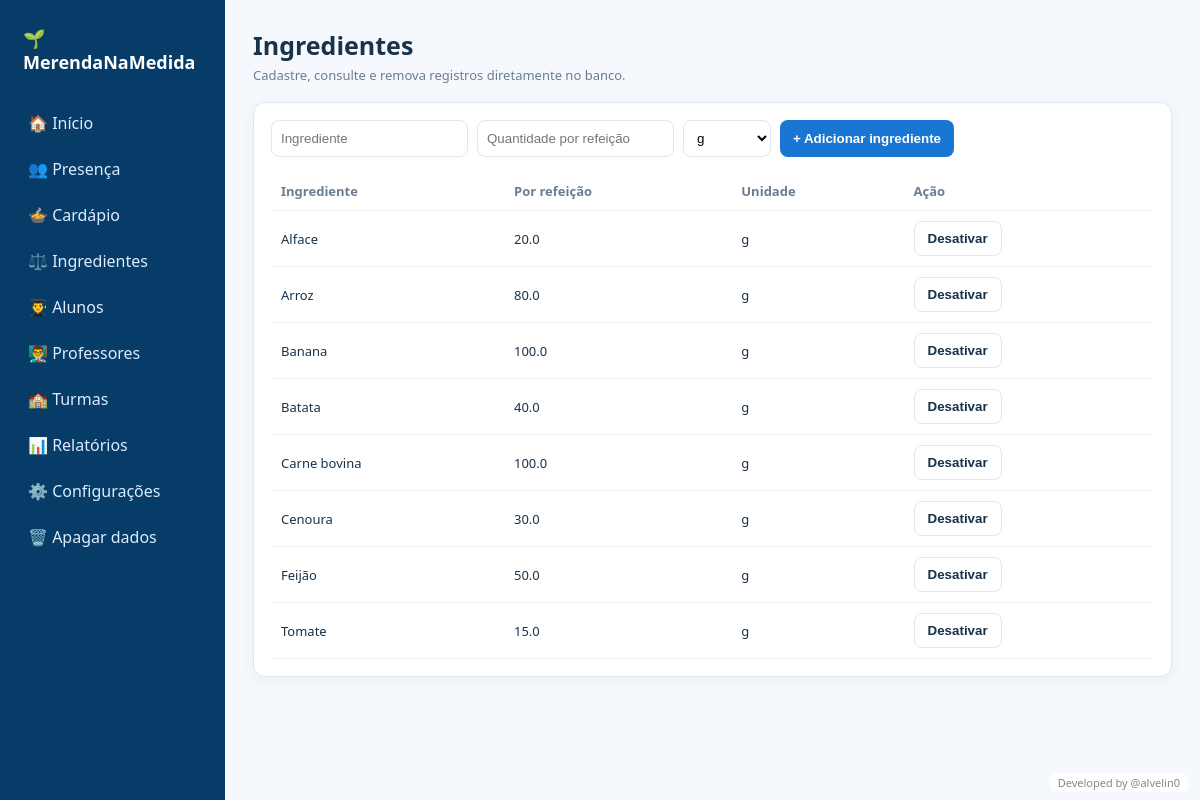
Screenshot of /ingredientes with the database file from the repository.
### tables this page shows
CREATE TABLE ingredientes (
        id INTEGER PRIMARY KEY AUTOINCREMENT,
        nome TEXT NOT NULL UNIQUE,
        quantidade_por_refeicao REAL NOT NULL,
        unidade TEXT NOT NULL DEFAULT 'g',
        ativo INTEGER NOT NULL DEFAULT 1
    );

### app.py (the view, shortened to what this page needs)
@app.route("/ingredientes", methods=["GET","POST"])
def ingredientes():
    conn = get_db()
    rows = conn.execute("SELECT * FROM ingredientes WHERE ativo=1 ORDER BY nome").fetchall()
    conn.close()
    return render_template("crud.html", title="Ingredientes", kind="ingredientes", rows=rows)

### app.py (called while the page is built)
def get_db():
    conn = sqlite3.connect(DB)
    conn.row_factory = sqlite3.Row
    conn.execute("PRAGMA foreign_keys = ON")
    return conn

### templates/crud.html
{% extends "layout.html" %}{% block content %}
<div class="top"><div><h1>{{title}}</h1><div class="muted">Cadastre, consulte e remova registros diretamente no banco.</div></div></div>
<div class="card">
<form method="post" class="form">
{% if kind=="alunos" %}<input name="nome" placeholder="Nome do aluno" required><select name="turma_id" required>{% for c in classes %}<option value="{{c.id}}">{{c.nome}}</option>{% endfor %}</select><button class="btn">+ Adicionar aluno</button>
{% elif kind=="turmas" %}<input name="nome" placeholder="Nome da turma" required><input name="serie" placeholder="Ano/Série" required><button class="btn">+ Adicionar turma</button>
{% elif kind=="professores" %}<input name="nome" placeholder="Nome do professor" required><button class="btn">+ Adicionar professor</button>
{% elif kind=="ingredientes" %}<input name="nome" placeholder="Ingrediente" required><input type="number" step="0.01" name="quantidade" placeholder="Quantidade por refeição" required><select name="unidade"><option>g</option><option>ml</option><option>unidade</option></select><button class="btn">+ Adicionar ingrediente</button>{% endif %}
</form>
<table class="table"><thead><tr>{% if kind=="alunos" %}<th>Nome</th><th>Turma</th>{% elif kind=="turmas" %}<th>Turma</th><th>Série</th>{% elif kind=="professores" %}<th>Nome</th>{% else %}<th>Ingrediente</th><th>Por refeição</th><th>Unidade</th>{% endif %}<th>Ação</th></tr></thead><tbody>
{% for r in rows %}<tr>{% if kind=="alunos" %}<td>{{r.nome}}</td><td>{{r.turma}}</td><td>{% set path="/alunos/" ~ r.id ~ "/excluir" %}<form method="post" action="{{path}}"><button class="btn gray">Desativar</button></form></td>
{% elif kind=="turmas" %}<td>{{r.nome}}</td><td>{{r.serie}}</td><td><form method="post" action="/turmas/{{r.id}}/excluir"><button class="btn gray">Desativar</button></form></td>
{% elif kind=="professores" %}<td>{{r.nome}}</td><td><form method="post" action="/professores/{{r.id}}/excluir"><button class="btn gray">Desativar</button></form></td>
{% else %}<td>{{r.nome}}</td><td>{{r.quantidade_por_refeicao}}</td><td>{{r.unidade}}</td><td><form method="post" action="/ingredientes/{{r.id}}/excluir"><button class="btn gray">Desativar</button></form></td>{% endif %}</tr>{% endfor %}
</tbody></table></div>{% endblock %}

### static/style.css (style rules this page uses)
:root { --navy:#073b68;--blue:#1976d2;--green:#1b9b63;--bg:#f5f8fc;--text:#18324a;--muted:#6b7d90;--border:#dfe8f0 }
* { box-sizing:border-box }
body { margin:0;font-family:Segoe UI,Arial,sans-serif;background:var(--bg);color:var(--text) }
.top { display:flex;justify-content:space-between;align-items:center;margin-bottom:18px }
h1 { margin:0 0 4px;font-size:25px }
.muted { color:var(--muted);font-size:13px }
.card { background:white;border:1px solid var(--border);border-radius:12px;padding:17px;box-shadow:0 4px 16px #1739570c }
.btn { display:inline-block;border:0;border-radius:8px;padding:9px 13px;font-weight:700;background:var(--blue);color:#fff }
.btn.gray { background:#fff;color:var(--text);border:1px solid var(--border) }
input,select { padding:9px;border:1px solid var(--border);border-radius:8px;background:white }
.form { display:flex;gap:9px;flex-wrap:wrap;margin-bottom:15px }
.table { width:100%;border-collapse:collapse;font-size:13px }
.table th,.table td { padding:10px;border-bottom:1px solid #edf1f5;text-align:left }
.table th { color:var(--muted) }

### rows the page displays
ingredientes: nome "Alface", quantidade_por_refeicao "20.0", unidade "g"
ingredientes: nome "Arroz", quantidade_por_refeicao "80.0", unidade "g"
ingredientes: nome "Banana", quantidade_por_refeicao "100.0", unidade "g"
ingredientes: nome "Batata", quantidade_por_refeicao "40.0", unidade "g"
ingredientes: nome "Carne bovina", quantidade_por_refeicao "100.0", unidade "g"
ingredientes: nome "Cenoura", quantidade_por_refeicao "30.0", unidade "g"
ingredientes: nome "Feijão", quantidade_por_refeicao "50.0", unidade "g"
ingredientes: nome "Tomate", quantidade_por_refeicao "15.0", unidade "g"

### other values shown
{{ title }} "Ingredientes"
